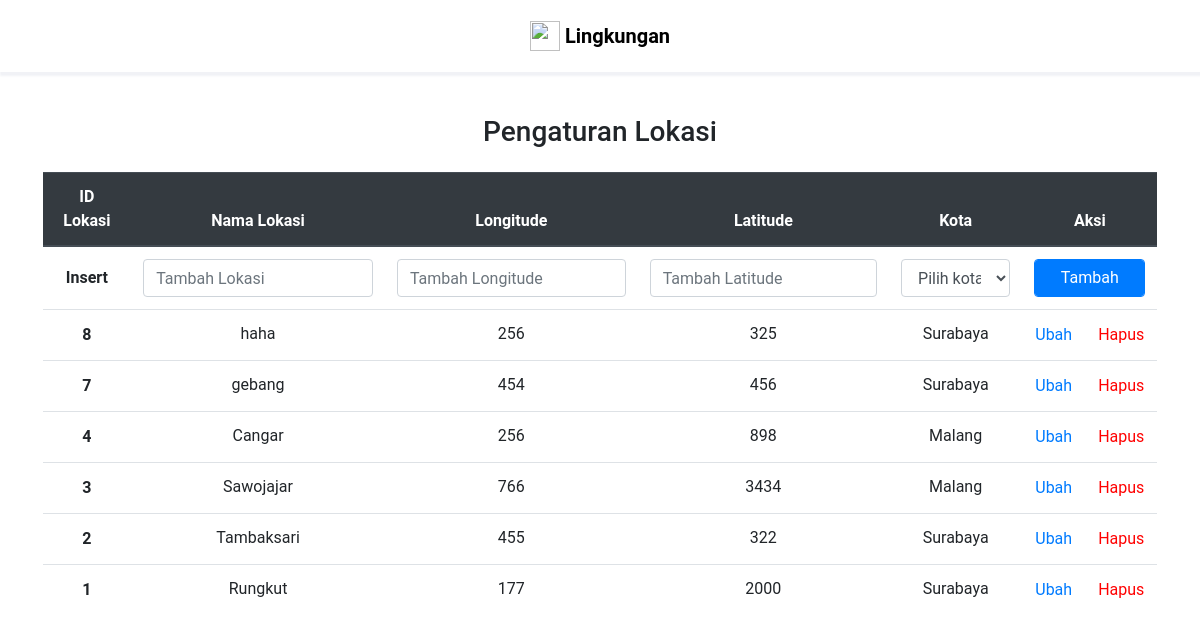
Page /location.php (signed in) on the committed database.
### tables this page shows
CREATE TABLE `lokasi` (
  `ID_Lokasi` int(11) NOT NULL,
  `Longitude` decimal(10,0) NOT NULL,
  `Latitude` decimal(10,0) NOT NULL,
  `Nama_Lokasi` varchar(30) NOT NULL,
  `id_kota` int(30) NOT NULL
);

CREATE TABLE `kota` (
  `id_kota` int(30) NOT NULL,
  `nama_kota` varchar(30) NOT NULL
);

### location.php (the view, shortened to what this page needs)
<?php
    include('koneksi.php');
    ?>
<!doctype html>
<html lang="en">
<head>
    <link rel="stylesheet" href="https://stackpath.bootstrapcdn.com/bootstrap/4.3.1/css/bootstrap.min.css"
>
</head>
<body>
<nav class="navbar"
        style="padding:16px 32px 16px 32px;background-color:#fff;color:#000;box-shadow: 2px 2px 2px 2px #f1f2f6;">
        <a class="navbar-brand mx-auto" href="index.php" style="color:#000;">
            <img src="img/logo.svg" width="30" height="30" class="d-inline-block align-top" alt="">
            <b>Lingkungan</b>
        </a>
    </nav>
    <div class="container-fluid" style="text-align:center;padding:32pt;">
        <h3>Pengaturan Lokasi</h3>
        <table class="table mt-4 mx-auto accordion" id="accordionExample">
            <thead class="thead-dark">
                <tr>
                    <th scope="col">ID Lokasi</th>
                    <th scope="col">Nama Lokasi</th>
                    <th scope="col">Longitude</th>
                    <th scope="col">Latitude</th>
                    <th scope="col">Kota</th>
                    <th scope="col" colspan="2">Aksi</th>
                </tr>
            </thead>
            <tbody>
                <?php
$sql_list_lokasi="SELECT lokasi.*,kota.nama_kota FROM lokasi,kota WHERE lokasi.id_kota=kota.id_kota ORDER BY ID_Lokasi DESC";
$result_list_lokasi = $conn->query($sql_list_lokasi);
?>
                <tr>
                    <th scope="row" class="align-middle">Insert</th>
                    <form
                            action="proses_location.php?lokasi=<?php echo $result_list_lokasi->num_rows+1; ?>"
                            method="post" enctype="multipart/form-data">
                    <td><input type="text" class="form-control" id="exampleFormControlInput1" name="nama"required
                            placeholder="Tambah Lokasi"></td>
                    <td><input type="number" class="form-control" id="exampleFormControlInput1" name="long"required
                            placeholder="Tambah Longitude"></td>
                    <td><input type="number" class="form-control" id="exampleFormControlInput1" name="lat"required
                            placeholder="Tambah Latitude"></td>
                    <td>
                        <select class="form-control" id="exampleFormControlSelect1" required name="kota">
                            <option>Pilih kota</option>
                        </select>
                    </td>
                    <td colspan="2"><input type="submit" class="form-control btn-primary" id="exampleFormControlInput1"
                            name="submit_insert" value="Tambah"></td>
                            </form>
                </tr>
                <?php
if ($result_list_lokasi->num_rows > 0) {
    while ($row = $result_list_lokasi->fetch_assoc()) {
        $idlok=$row["ID_Lokasi"]; ?>
                <tr>
                    <th scope="row" class="align-middle"><?php echo $row["ID_Lokasi"]; ?>
                    </th>
                    <td><?php echo $row["Nama_Lokasi"]; ?>
                    </td>
                    <td><?php echo $row["Longitude"]; ?>
                    </td>
                    <td><?php echo $row["Latitude"]; ?>
                    </td>
                    <td><?php echo $row["nama_kota"]; ?>
                    </td>
                    <td class="align-middle"><a href="#"><button class="btn btn-link collapsed" style="padding:0;"
                                type="button" data-toggle="collapse"
                                data-target="#collapse<?php echo $row["ID_Lokasi"]; ?>"
                                aria-expanded="false"
                                aria-controls="collapse<?php echo $row["ID_Lokasi"]; ?>">
                                Ubah
                            </button></a></td>
                    <td class="align-middle">
                        <form
                            action="proses_location.php?lokasi=<?php echo $row["ID_Lokasi"]; ?>"
                            method="post" enctype="multipart/form-data">
                            <input class="btn btn-link collapsed" style="padding:0;color:#f00;" type="submit"
                                name="submit_delete" value="Hapus">
                        </form>
                    </td>
                </tr>
                <?php
    }
}
?>
            </tbody>
        </table>
    </div>
</body>
</html>

### location.php (style rules this page uses)
html, body { width: 100%; height: 100%; font-family: Roboto; }

### rows in the picture
lokasi: ID_Lokasi "8", Nama_Lokasi "haha", Longitude "256", Latitude "325", id_kota.nama_kota "Surabaya"
lokasi: ID_Lokasi "7", Nama_Lokasi "gebang", Longitude "454", Latitude "456", id_kota.nama_kota "Surabaya"
lokasi: ID_Lokasi "4", Nama_Lokasi "Cangar", Longitude "256", Latitude "898", id_kota.nama_kota "Malang"
lokasi: ID_Lokasi "3", Nama_Lokasi "Sawojajar", Longitude "766", Latitude "3434", id_kota.nama_kota "Malang"
lokasi: ID_Lokasi "2", Nama_Lokasi "Tambaksari", Longitude "455", Latitude "322", id_kota.nama_kota "Surabaya"
lokasi: ID_Lokasi "1", Nama_Lokasi "Rungkut", Longitude "177", Latitude "2000", id_kota.nama_kota "Surabaya"
